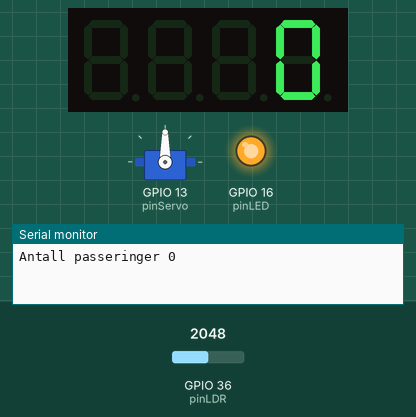
Recording of a sketch running on a simulated ESP32. Parts: servo, 4-digit seven-segment display, output pins drawn as LEDs (lit = HIGH), the last lines printed to the serial monitor. The inputs (shaded band) are chosen by the test bench; at power-on: GPIO 36 (pinLDR) = 2048.

Above: at 0.1 s.
At 1.7 s:
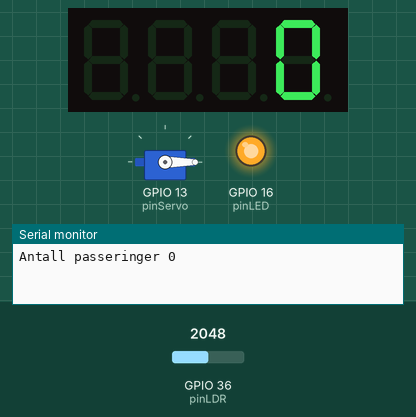
1.8 s: GPIO 36 (pinLDR) set to 1940
At 2.7 s:
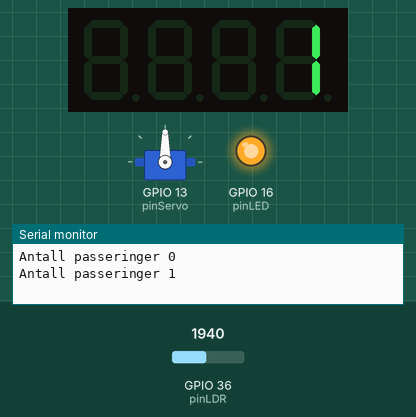
Timing chart, 0 to 4.8 s (numbered marks = the images above; inputs shaded):
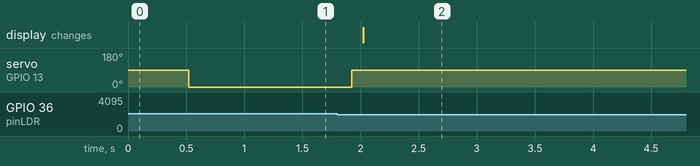

The sketch:

Oppdrag-5.ino
```cpp
// Tell og vis antall passeringer på displayet samt åpne og lukke bommen
// Nils Kr. Rossing 05.07.20
// Kåre-Benjamin Hammervold Rørvik 16.7.2020

#include <TM1637Display.h>
#include <Servo.h>

const byte PIN_CLK = 32;   // Definer CLK pin og velg port D32
const byte PIN_DIO = 33;   // Definer DIO pin og velg port D33

TM1637Display display(PIN_CLK, PIN_DIO);// Lag et objekt med navnet display av typen TM1637Display
Servo myservo;  // Lag et objekt med navnet myservo av typen Servo

int pinLED = 16;
int pinLDR = 36;
int pinServo = 13;
int verdiLDR;
int terskelLDR = 2000;
int antall = 0;
int posLukket = 0;           // Angir posisjonen til servoen i lukket tilstand
int posAapen  = 90;          // Angir posisjon til servoen i åpen tilstand

void setup()
{
  Serial.begin(115200);

  pinMode(pinLED, OUTPUT);
  pinMode(pinServo, OUTPUT);
  pinMode(PIN_CLK, OUTPUT);
  pinMode(PIN_DIO, OUTPUT);
  digitalWrite(pinLED, HIGH);

  myservo.attach(pinServo);         // Koble servoen til port D13

  display.setBrightness(7); // Setter lysstyrken på displayet. Fra 0 (min) til 7 (max).
  display.showNumberDec(antall);  //Starter Displayet (får da 0).
  Serial.print("Antall passeringer ");
  Serial.println(antall);

  delay(500);
}

void loop()
{
  verdiLDR = analogRead(pinLDR);
  myservo.write(posLukket);               // Lukk bommen
  delay(100);

  if(verdiLDR < terskelLDR)
  {
    antall = antall + 1;
    myservo.write(posAapen);              // Åpne bommen
    delay(100);
    display.showNumberDec(antall);          // Vis tall
    Serial.print("Antall passeringer ");
    Serial.println(antall);
    while(verdiLDR < terskelLDR)
    {
      verdiLDR = analogRead(pinLDR);
      //delay(1000); //Dette kan brukes til å gjevne ut små bevegelser fra sensoren, og forholde døren åpen. Fjern // før "delay" for å bruke denne linjen.
    }
    delay(3500);
    myservo.write(posLukket);             // Lukk bommen
    delay(100);
  }
}
```

Measured:
- the behaviour switches between 2000 and 1999 on GPIO 36 (pinLDR) (found by bisection; images 1 and 2)
- after the input at 1.8 s, servo on GPIO 13 (pinServo): 0° → 90° after 0.12 s; the display: changes after 0.22 s (image 2)
